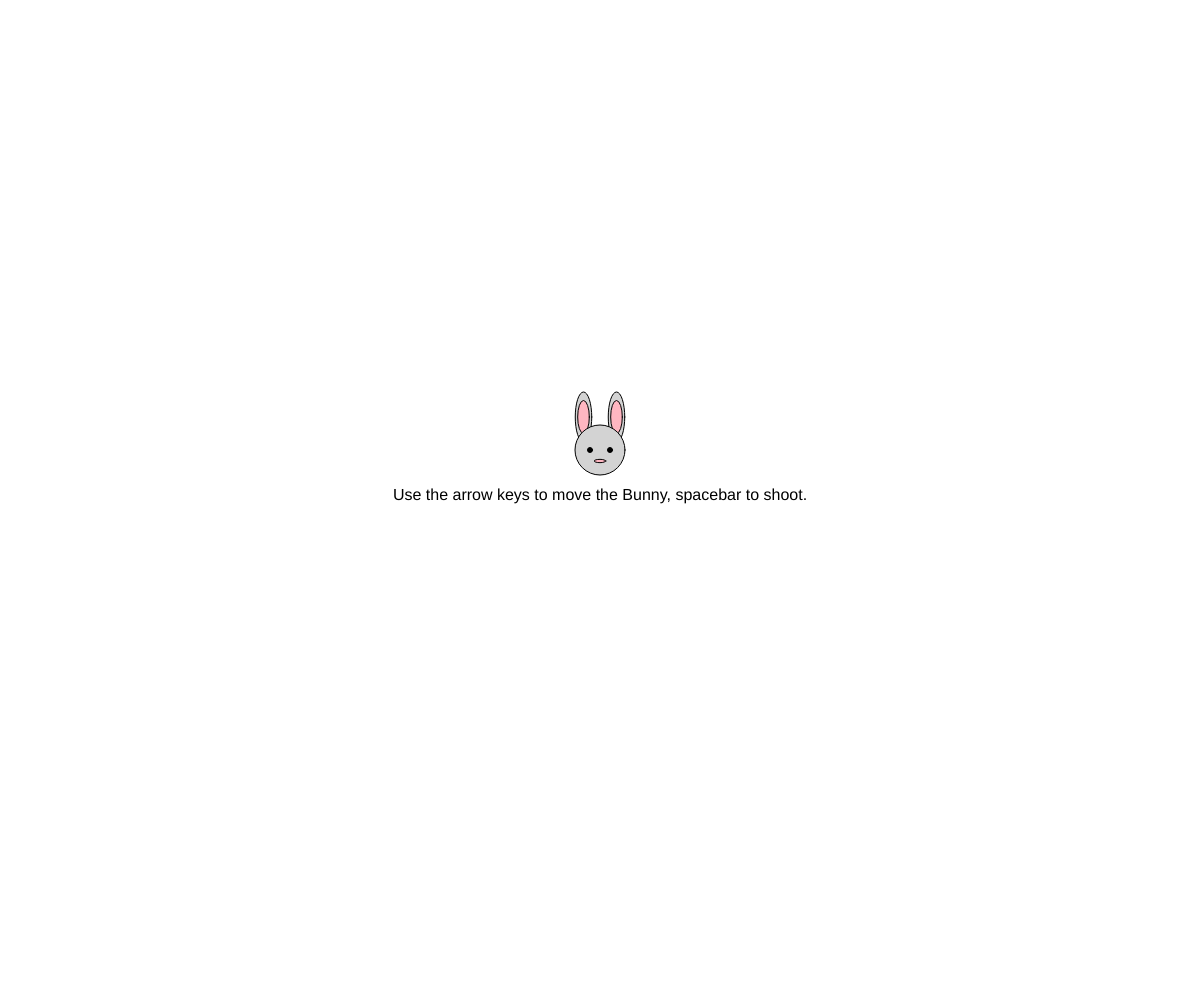
Frame 1 (no input)
Frame 60 (no input): identical to frame 1, image omitted
Frame 120 (the mouse pressed at the canvas centre since frame 60): identical to frame 1, image omitted

The p5.js sketch that drew this single still picture (run headless with seeded random() and noise() and a simulated clock; from frame 60 on, the mouse is pressed at the canvas centre):

// p5.js sketch
// ── sketch.js
const canvasWidth = window.innerWidth;
const canvasHeight = window.innerHeight; 
    
function setup() {
    createCanvas(canvasWidth, canvasHeight);
    drawGrid(canvasWidth, canvasHeight);
}
function drawCreature(x, y, size, primaryColor, secondaryColor ) {
    fill(primaryColor);
    ellipse(x-(size*.33),y-(size*.66), size*.33, size);
    
    fill(secondaryColor);
    ellipse(x-(size*.33), y-(size*.66), size*.233, size*.66);

    fill(primaryColor);
    ellipse(x+(size*.33),y-(size*.66), size*.33, size);

    fill(secondaryColor);
    ellipse(x+(size*.33), y-(size*.66), size*.233, size*.66);

    fill(primaryColor);
    circle(x, y, size);

    fill(secondaryColor);
    ellipse(x, y+(size*.22), size*.233, size*.066);

    fill('black');
    circle(x+(size*.2), y, size*.1);

    fill('black');
    circle(x-(size*.2), y, size*.1);
}

const bubbles = [];
let x = canvasWidth / 2;
let y = canvasHeight / 2 - 50;
let d = 50;

function setup() {
    createCanvas(canvasWidth, canvasHeight);

   drawCreature(x, y, 50, 'lightgray', 'lightpink')

    displayMessage();
}

function shoot() {
    // 1. When you drag your mouse, create a bubble 
    //    object and add it to the "bubbles" list.
    const bubble = {
        x: x,
        y: y - 25,
        d: 8,
        speed: 10
    }
    bubbles.push(bubble)
}

function draw() {
    clear();
    // 2. loop through the bubbles list and draw / animate each bubble:
    for (const bubble of bubbles) {
        circle(bubble.x, bubble.y, bubble.d);
        bubble.y -= bubble.speed;
    }

    drawCreature(x, y, 50, 'lightgray', 'lightpink')

    // message:
    displayMessage();

}


function moveController(ev) {
    console.log(ev.code);
    if (ev.code == 'ArrowLeft') {
        console.log('left arrow!');
        x -= 5;
    } else if (ev.code == 'ArrowRight') {
        console.log('right arrow!');
        x += 5;
    } else if (ev.code == 'Space') {
        shoot();
    }
    
    // message
   displayMessage();
}

function displayMessage() {
    fill('black');
     textAlign(CENTER);
     textSize(16);
     text("Use the arrow keys to move the Bunny, spacebar to shoot.", canvasWidth/2, canvasHeight/2);
}

// Add event listener on keydown
document.addEventListener('keydown', moveController);
